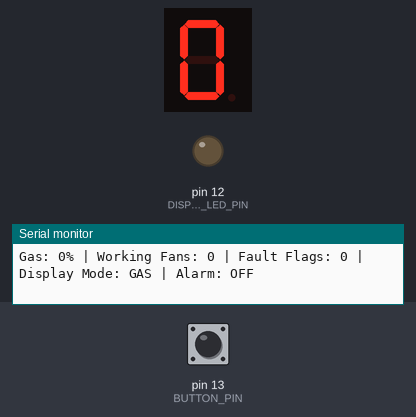
Simulated run of this sketch. Board: Arduino Uno, built with avr-gcc and run on an emulated ATmega328P. Parts: 1-digit seven-segment display, output pins drawn as LEDs (lit = HIGH), the last lines printed to the serial monitor. Wiring (inferred from the names in the program): 1-digit 7-segment display, segments lit when LOW: segments pin 7, pin 6, pin 4, pin 3, pin 2, pin 8, pin 9, pin 5. The inputs (shaded band) are chosen by the test bench; at power-on: pin 13 (BUTTON_PIN) LOW. The segment pins are drawn as the display they are named for; pins used as bus, display or sensor lines are not drawn.

Above: at 1.2 s.
1.3 s: pin 13 (BUTTON_PIN) pulled HIGH for 0.15 s
At 2.2 s:
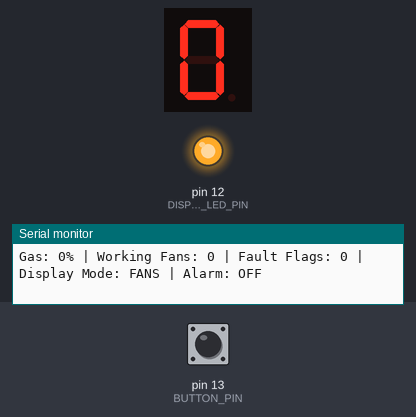
2.9 s: pin 13 (BUTTON_PIN) pulled HIGH for 1 s
At 3.4 s:
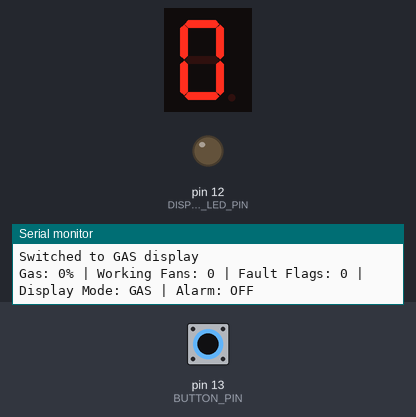
5.4 s: pin 13 (BUTTON_PIN) pulled HIGH for 3.2 s
At 6.5 s:
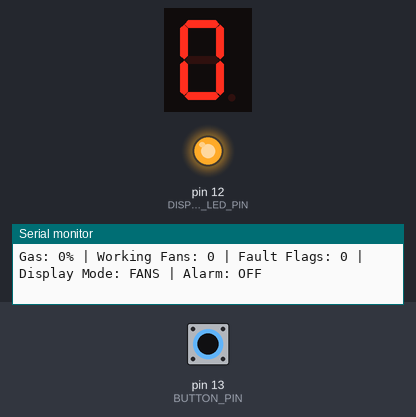
Timing chart, 0 to 8.4 s (numbered marks = the images above; inputs shaded):
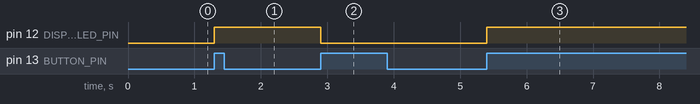

The sketch:

1DIG_SEVEN_SEG_Sudhan_Shrestha.ino
```cpp
/*
* Author: Sudhan Shresta
*
* This file is for an Arduino conected to a one-digit seven segement display, a LED and a buzzer.
* The arduino takes in readings from a parent arduino for gas levels in a chamber and the number of operational fans
* The buzzer will raise an alert when there is a high amount of gas present OR when all funs are not operational
* A push button is used to switch between displaying gas levels and fan count where the LED state indicates which mode the display is in
*/

#include <Wire.h>


// I2C CONFIGURATION
const byte DISPLAY_ADDRESS = 0x09;

//                Order: a  b  c  d  e  f  g  dp
const byte segPins[8] = {7, 6, 4, 3, 2, 8, 9, 5};

const bool COMMON_ANODE = true;

const int BUZZER_PIN = 11;
const int DISPLAY_LED_PIN = 12;
const int BUTTON_PIN = 13;


bool fanMode = false;


int currentButtonState = LOW;
int previousButtonState = LOW;

unsigned long lastPressTime = 0;
const unsigned long DEBOUNCE_DELAY = 50;


// RECEIVED SENSOR DATA


volatile byte receivedFanMask = 0;
volatile byte receivedFanSpeed = 0;
volatile byte receivedFlags = 0;
volatile byte receivedGas = 0;
volatile bool newData = false;

byte fanMask = 0;
byte faultFlags = 0;
byte gasLevel = 0;
byte fanSpeed = 0;

int workingFans = 0;
bool blockageFault = false;


// BUZZER VARIABLES

bool alarmActive = false;
bool buzzerOn = false;

unsigned long lastBuzzerChange = 0;
// 500 ms
const unsigned long BUZZER_INTERVAL = 500;


// SEVEN SEGMENT NUMBERS


const byte number[10][8] = {
  {1,1,1,1,1,1,0,0},  // 0
  {0,1,1,0,0,0,0,0},  // 1
  {1,1,0,1,1,0,1,0},  // 2
  {1,1,1,1,0,0,1,0},  // 3
  {0,1,1,0,0,1,1,0},  // 4
  {1,0,1,1,0,1,1,0},  // 5
  {1,0,1,1,1,1,1,0},  // 6
  {1,1,1,0,0,0,0,0},  // 7
  {1,1,1,1,1,1,1,0},  // 8
  {1,1,1,1,0,1,1,0}   // 9
};

// DISPLAY NUMBER ON SEVEN SEGEMENT

void showNumber(int n) {

  for (int i = 0; i < 8; i++) {

    bool lit = (n >= 0 && n <= 9) ? number[n][i] : 0;

    digitalWrite(
      segPins[i],
      COMMON_ANODE ? !lit : lit
    );
  }
}


// RECEIVE I2C DATA

void receiveEvent(int count) {

  if (count != 4) {

    while (Wire.available()) {
      Wire.read();
    }

    return;
  }

  receivedFanMask = Wire.read();
  receivedFanSpeed = Wire.read();
  receivedFlags = Wire.read();
  receivedGas = Wire.read();

  newData = true;
}


// PROCESS RECEIVED DATA


void updateData() {

  if (!newData) {
    return;
  }

  noInterrupts();

  fanMask = receivedFanMask;
  fanSpeed = receivedFanSpeed;
  faultFlags = receivedFlags;
  gasLevel = receivedGas;

  newData = false;

  interrupts();

  // Count working fans from bits 0-2

  workingFans = 0;

  for (int i = 0; i < 3; i++) {

    if (fanMask & (1 << i)) {
      workingFans++;
    }
  }

  // Bit 0 indicates blockage

  blockageFault = (faultFlags & (1 << 0)) != 0;

  // Alarm if blockage OR all fans off

  alarmActive = blockageFault || (workingFans == 0);
}


// CHECK BUTTON


void checkButton() {

  currentButtonState = digitalRead(BUTTON_PIN);

  // Detect LOW to HIGH transition

  if (currentButtonState == HIGH && previousButtonState == LOW && millis() - lastPressTime > DEBOUNCE_DELAY) {

    lastPressTime = millis();

    fanMode = !fanMode;

    Serial.println( fanMode ? "Switched to FAN display" : "Switched to GAS display");
  }

  previousButtonState = currentButtonState;
}


// DISPLAY GAS LEVEL by dividing percentage by 10 to be shown in display

void displayGas() {

  digitalWrite(DISPLAY_LED_PIN, LOW);

  int displayValue = gasLevel / 10;

  if (displayValue > 9) {
    displayValue = 9;
  }

  showNumber(displayValue);
}


// DISPLAY WORKING FANS


void displayFans() {

  digitalWrite(DISPLAY_LED_PIN, HIGH);

  // Display number of working fans
  showNumber(workingFans);
}


// BUZZER CONTROL
void updateBuzzer() {

  if (!alarmActive) {

    noTone(BUZZER_PIN);

    buzzerOn = false;
    return;
  }

  // Beep for 500ms, off for 500ms

  if (millis() - lastBuzzerChange >= BUZZER_INTERVAL) {

    lastBuzzerChange = millis();

    buzzerOn = !buzzerOn;

    if (buzzerOn) {
      tone(BUZZER_PIN, 3000);
    }
    else {
      noTone(BUZZER_PIN);
    }
  }
}


// PRINTING TO SERIAL MONITOR


void printStatus() {

  static unsigned long lastPrint = 0;

  if (millis() - lastPrint < 500) {
    return;
  }

  lastPrint = millis();

  Serial.print("Gas: ");
  Serial.print(gasLevel);

  Serial.print("% | Working Fans: ");
  Serial.print(workingFans);


  Serial.print(" | Fault Flags: ");
  Serial.print(faultFlags, BIN);

  Serial.print(" | Display Mode: ");
  Serial.print(fanMode ? "FANS" : "GAS");

  Serial.print(" | Alarm: ");
  Serial.println(alarmActive ? "ON" : "OFF");
}

// SETUP

void setup() {

  Serial.begin(9600);

  for (int i = 0; i < 8; i++) {
    pinMode(segPins[i], OUTPUT);
  }

  pinMode(BUTTON_PIN, INPUT);
  pinMode(DISPLAY_LED_PIN, OUTPUT);
  pinMode(BUZZER_PIN, OUTPUT);

  digitalWrite(DISPLAY_LED_PIN, LOW);

  showNumber(0);

  // Arduino 3 is I2C slave
  Wire.begin(DISPLAY_ADDRESS);

  Wire.onReceive(receiveEvent);

  Serial.println("Display Arduino Started");
}


// MAIN LOOP

void loop() {

  updateData();

  checkButton();

  if (fanMode) {
    displayFans();
  }
  else {
    displayGas();
  }

  updateBuzzer();

  printStatus();
}
```

Measured:
- after the input at 1.3 s, pin 12 (DISPLAY_LED_PIN): LOW → HIGH at once
- after the input at 2.9 s, pin 12 (DISPLAY_LED_PIN): HIGH → LOW at once
- after the input at 5.4 s, pin 12 (DISPLAY_LED_PIN): LOW → HIGH at once
